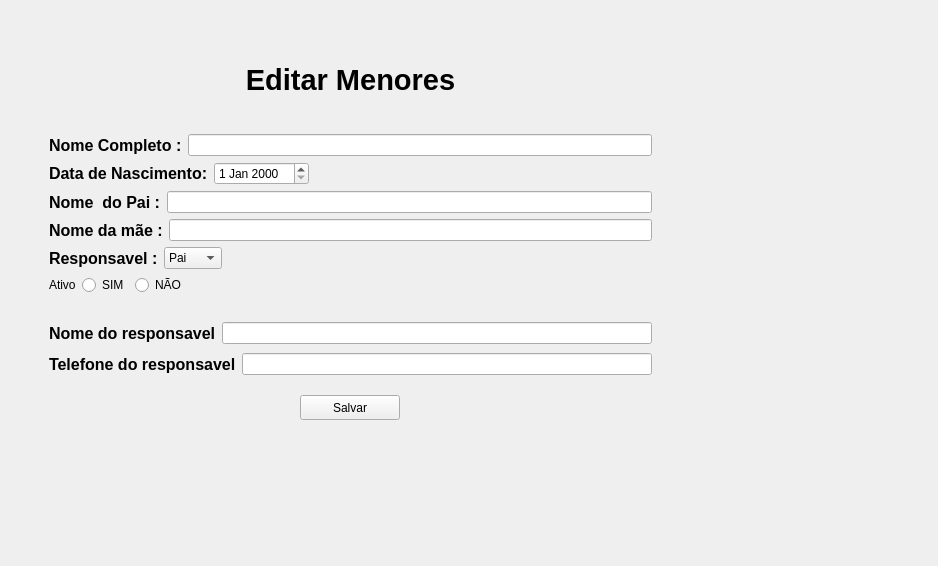
<?xml version="1.0" encoding="UTF-8"?>
<ui version="4.0">
 <class>Widget</class>
 <widget class="QWidget" name="Widget">
  <property name="enabled">
   <bool>true</bool>
  </property>
  <property name="geometry">
   <rect>
    <x>0</x>
    <y>0</y>
    <width>938</width>
    <height>566</height>
   </rect>
  </property>
  <property name="windowTitle">
   <string>Widget</string>
  </property>
  <widget class="QWidget" name="layoutWidget">
   <property name="geometry">
    <rect>
     <x>40</x>
     <y>40</y>
     <width>621</width>
     <height>380</height>
    </rect>
   </property>
   <layout class="QVBoxLayout" name="Layout_principal">
    <item>
     <widget class="QLabel" name="label">
      <property name="font">
       <font>
        <pointsize>22</pointsize>
        <bold>true</bold>
       </font>
      </property>
      <property name="text">
       <string>Editar Menores</string>
      </property>
      <property name="alignment">
       <set>Qt::AlignmentFlag::AlignCenter</set>
      </property>
     </widget>
    </item>
    <item>
     <widget class="QWidget" name="widget_cadastro_menor" native="true">
      <layout class="QVBoxLayout" name="layout_cadastro_menor">
       <item>
        <layout class="QHBoxLayout" name="layout_nome">
         <item>
          <widget class="QLabel" name="titulo_nome">
           <property name="font">
            <font>
             <pointsize>12</pointsize>
             <bold>true</bold>
            </font>
           </property>
           <property name="text">
            <string>Nome Completo :</string>
           </property>
          </widget>
         </item>
         <item>
          <widget class="QLineEdit" name="lineEdit"/>
         </item>
        </layout>
       </item>
       <item>
        <layout class="QHBoxLayout" name="layout_nome_2">
         <item>
          <widget class="QLabel" name="titulo_data_nascimento">
           <property name="font">
            <font>
             <pointsize>12</pointsize>
             <bold>true</bold>
            </font>
           </property>
           <property name="text">
            <string>Data de Nascimento:</string>
           </property>
          </widget>
         </item>
         <item>
          <widget class="QDateEdit" name="entrada_data_nascimneto"/>
         </item>
         <item>
          <spacer name="horizontalSpacer_2">
           <property name="orientation">
            <enum>Qt::Orientation::Horizontal</enum>
           </property>
           <property name="sizeHint" stdset="0">
            <size>
             <width>40</width>
             <height>20</height>
            </size>
           </property>
          </spacer>
         </item>
        </layout>
       </item>
       <item>
        <layout class="QHBoxLayout" name="layout_nome_pai">
         <item>
          <widget class="QLabel" name="titulo_pai">
           <property name="font">
            <font>
             <pointsize>12</pointsize>
             <bold>true</bold>
            </font>
           </property>
           <property name="text">
            <string>Nome  do Pai :</string>
           </property>
          </widget>
         </item>
         <item>
          <widget class="QLineEdit" name="entrada_nome_pai"/>
         </item>
        </layout>
       </item>
       <item>
        <layout class="QHBoxLayout" name="layout_nome_mae">
         <item>
          <widget class="QLabel" name="titulo_mae">
           <property name="font">
            <font>
             <pointsize>12</pointsize>
             <bold>true</bold>
            </font>
           </property>
           <property name="text">
            <string>Nome da mãe :</string>
           </property>
          </widget>
         </item>
         <item>
          <widget class="QLineEdit" name="entrada_nome_mae"/>
         </item>
        </layout>
       </item>
       <item>
        <layout class="QHBoxLayout" name="layout_seletor_responsavel">
         <item>
          <widget class="QLabel" name="label_2">
           <property name="font">
            <font>
             <pointsize>12</pointsize>
             <bold>true</bold>
            </font>
           </property>
           <property name="text">
            <string>Responsavel :</string>
           </property>
          </widget>
         </item>
         <item>
          <widget class="QComboBox" name="comboBox">
           <item>
            <property name="text">
             <string>Pai</string>
            </property>
           </item>
           <item>
            <property name="text">
             <string>Mãe</string>
            </property>
           </item>
           <item>
            <property name="text">
             <string>outro</string>
            </property>
           </item>
          </widget>
         </item>
         <item>
          <spacer name="horizontalSpacer">
           <property name="orientation">
            <enum>Qt::Orientation::Horizontal</enum>
           </property>
           <property name="sizeHint" stdset="0">
            <size>
             <width>40</width>
             <height>20</height>
            </size>
           </property>
          </spacer>
         </item>
        </layout>
       </item>
       <item>
        <layout class="QHBoxLayout" name="horizontalLayout_2" stretch="0,0,1">
         <item>
          <widget class="QLabel" name="label_3">
           <property name="text">
            <string>Ativo</string>
           </property>
          </widget>
         </item>
         <item>
          <widget class="QRadioButton" name="radioButton">
           <property name="text">
            <string>SIM</string>
           </property>
          </widget>
         </item>
         <item>
          <widget class="QRadioButton" name="radioButton_2">
           <property name="text">
            <string>NÃO</string>
           </property>
          </widget>
         </item>
        </layout>
       </item>
      </layout>
     </widget>
    </item>
    <item>
     <widget class="QWidget" name="widget_novo_responsavel" native="true">
      <layout class="QVBoxLayout" name="layout_outro_responsavel">
       <item>
        <layout class="QHBoxLayout" name="layout_nome_responsavel">
         <item>
          <widget class="QLabel" name="titulo_responsavel">
           <property name="font">
            <font>
             <pointsize>12</pointsize>
             <bold>true</bold>
            </font>
           </property>
           <property name="text">
            <string>Nome do responsavel</string>
           </property>
          </widget>
         </item>
         <item>
          <widget class="QLineEdit" name="entreda_nome_outro_responsavel"/>
         </item>
        </layout>
       </item>
       <item>
        <layout class="QHBoxLayout" name="layout_telefone_responsavel">
         <item>
          <widget class="QLabel" name="titulo_responsavel_2">
           <property name="font">
            <font>
             <pointsize>12</pointsize>
             <bold>true</bold>
            </font>
           </property>
           <property name="text">
            <string>Telefone do responsavel</string>
           </property>
          </widget>
         </item>
         <item>
          <widget class="QLineEdit" name="entreda_nome_outro_responsavel_2"/>
         </item>
        </layout>
       </item>
      </layout>
     </widget>
    </item>
    <item>
     <layout class="QHBoxLayout" name="horizontalLayout">
      <item>
       <widget class="QPushButton" name="pushButton">
        <property name="sizePolicy">
         <sizepolicy hsizetype="Minimum" vsizetype="Minimum">
          <horstretch>0</horstretch>
          <verstretch>0</verstretch>
         </sizepolicy>
        </property>
        <property name="maximumSize">
         <size>
          <width>100</width>
          <height>25</height>
         </size>
        </property>
        <property name="baseSize">
         <size>
          <width>0</width>
          <height>0</height>
         </size>
        </property>
        <property name="text">
         <string>Salvar</string>
        </property>
       </widget>
      </item>
     </layout>
    </item>
   </layout>
  </widget>
 </widget>
 <resources/>
 <connections/>
</ui>
